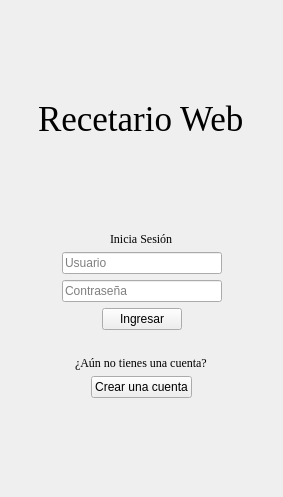
      <widget class="QWidget" name="Login">
       <layout class="QVBoxLayout" name="verticalLayout_15">
        <item>
         <spacer name="verticalSpacer_3">
          <property name="orientation">
           <enum>Qt::Orientation::Vertical</enum>
          </property>
          <property name="sizeHint" stdset="0">
           <size>
            <width>20</width>
            <height>88</height>
           </size>
          </property>
         </spacer>
        </item>
        <item alignment="Qt::AlignmentFlag::AlignHCenter|Qt::AlignmentFlag::AlignVCenter">
         <widget class="QLabel" name="Titulo">
          <property name="font">
           <font>
            <family>Times New Roman</family>
            <pointsize>26</pointsize>
           </font>
          </property>
          <property name="text">
           <string>Recetario Web</string>
          </property>
         </widget>
        </item>
        <item>
         <spacer name="verticalSpacer_2">
          <property name="orientation">
           <enum>Qt::Orientation::Vertical</enum>
          </property>
          <property name="sizeHint" stdset="0">
           <size>
            <width>20</width>
            <height>87</height>
           </size>
          </property>
         </spacer>
        </item>
        <item>
         <layout class="QHBoxLayout" name="horizontalLayout_2">
          <item>
           <spacer name="horizontalSpacer_3">
            <property name="orientation">
             <enum>Qt::Orientation::Horizontal</enum>
            </property>
            <property name="sizeHint" stdset="0">
             <size>
              <width>40</width>
              <height>20</height>
             </size>
            </property>
           </spacer>
          </item>
          <item>
           <layout class="QVBoxLayout" name="verticalLayout">
            <item alignment="Qt::AlignmentFlag::AlignHCenter|Qt::AlignmentFlag::AlignVCenter">
             <widget class="QLabel" name="label_17">
              <property name="font">
               <font>
                <family>Times New Roman</family>
               </font>
              </property>
              <property name="text">
               <string>Inicia Sesión</string>
              </property>
             </widget>
            </item>
            <item>
             <widget class="QLineEdit" name="UserBox">
              <property name="maximumSize">
               <size>
                <width>16777215</width>
                <height>16777215</height>
               </size>
              </property>
              <property name="font">
               <font>
                <family>Segoe UI</family>
               </font>
              </property>
              <property name="placeholderText">
               <string>Usuario</string>
              </property>
             </widget>
            </item>
            <item>
             <widget class="QLineEdit" name="PassBox">
              <property name="maximumSize">
               <size>
                <width>16777215</width>
                <height>16777215</height>
               </size>
              </property>
              <property name="echoMode">
               <enum>QLineEdit::EchoMode::Password</enum>
              </property>
              <property name="placeholderText">
               <string>Contraseña</string>
              </property>
             </widget>
            </item>
            <item>
             <layout class="QHBoxLayout" name="horizontalLayout">
              <item>
               <spacer name="horizontalSpacer">
                <property name="orientation">
                 <enum>Qt::Orientation::Horizontal</enum>
                </property>
                <property name="sizeHint" stdset="0">
                 <size>
                  <width>40</width>
                  <height>20</height>
                 </size>
                </property>
               </spacer>
              </item>
              <item>
               <widget class="QPushButton" name="BotonEnter">
                <property name="maximumSize">
                 <size>
                  <width>16777215</width>
                  <height>16777215</height>
                 </size>
                </property>
                <property name="text">
                 <string>Ingresar</string>
                </property>
               </widget>
              </item>
              <item>
               <spacer name="horizontalSpacer_2">
                <property name="orientation">
                 <enum>Qt::Orientation::Horizontal</enum>
                </property>
                <property name="sizeHint" stdset="0">
                 <size>
                  <width>40</width>
                  <height>20</height>
                 </size>
                </property>
               </spacer>
              </item>
             </layout>
            </item>
           </layout>
          </item>
          <item>
           <spacer name="horizontalSpacer_4">
            <property name="orientation">
             <enum>Qt::Orientation::Horizontal</enum>
            </property>
            <property name="sizeHint" stdset="0">
             <size>
              <width>40</width>
              <height>20</height>
             </size>
            </property>
           </spacer>
          </item>
         </layout>
        </item>
        <item>
         <spacer name="verticalSpacer_31">
          <property name="orientation">
           <enum>Qt::Orientation::Vertical</enum>
          </property>
          <property name="sizeType">
           <enum>QSizePolicy::Policy::Fixed</enum>
          </property>
          <property name="sizeHint" stdset="0">
           <size>
            <width>20</width>
            <height>20</height>
           </size>
          </property>
         </spacer>
        </item>
        <item>
         <layout class="QHBoxLayout" name="horizontalLayout_12">
          <item>
           <spacer name="horizontalSpacer_24">
            <property name="orientation">
             <enum>Qt::Orientation::Horizontal</enum>
            </property>
            <property name="sizeType">
             <enum>QSizePolicy::Policy::Expanding</enum>
            </property>
            <property name="sizeHint" stdset="0">
             <size>
              <width>40</width>
              <height>20</height>
             </size>
            </property>
           </spacer>
          </item>
          <item>
           <layout class="QVBoxLayout" name="verticalLayout_2">
            <item alignment="Qt::AlignmentFlag::AlignHCenter">
             <widget class="QLabel" name="label_11">
              <property name="font">
               <font>
                <family>Times New Roman</family>
               </font>
              </property>
              <property name="text">
               <string>¿Aún no tienes una cuenta?</string>
              </property>
             </widget>
            </item>
            <item>
             <layout class="QHBoxLayout" name="horizontalLayout_13">
              <item>
               <spacer name="horizontalSpacer_26">
                <property name="orientation">
                 <enum>Qt::Orientation::Horizontal</enum>
                </property>
                <property name="sizeHint" stdset="0">
                 <size>
                  <width>40</width>
                  <height>20</height>
                 </size>
                </property>
               </spacer>
              </item>
              <item>
               <widget class="QPushButton" name="nueva">
                <property name="text">
                 <string>Crear una cuenta</string>
                </property>
               </widget>
              </item>
              <item>
               <spacer name="horizontalSpacer_27">
                <property name="orientation">
                 <enum>Qt::Orientation::Horizontal</enum>
                </property>
                <property name="sizeHint" stdset="0">
                 <size>
                  <width>40</width>
                  <height>20</height>
                 </size>
                </property>
               </spacer>
              </item>
             </layout>
            </item>
           </layout>
          </item>
          <item>
           <spacer name="horizontalSpacer_25">
            <property name="orientation">
             <enum>Qt::Orientation::Horizontal</enum>
            </property>
            <property name="sizeType">
             <enum>QSizePolicy::Policy::Expanding</enum>
            </property>
            <property name="sizeHint" stdset="0">
             <size>
              <width>40</width>
              <height>20</height>
             </size>
            </property>
           </spacer>
          </item>
         </layout>
        </item>
        <item>
         <spacer name="verticalSpacer">
          <property name="orientation">
           <enum>Qt::Orientation::Vertical</enum>
          </property>
          <property name="sizeHint" stdset="0">
           <size>
            <width>20</width>
            <height>88</height>
           </size>
          </property>
         </spacer>
        </item>
       </layout>
      </widget>
